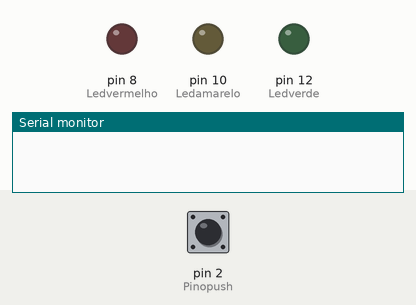
This sketch was run on a simulated Arduino Uno, built with avr-gcc and run on an emulated ATmega328P. Parts: output pins drawn as LEDs (lit = HIGH), the last lines printed to the serial monitor. The test bench sets the inputs (shaded band); at power-on: pin 2 (Pinopush) LOW.

Above: at 1.2 s.
1.3 s: pin 2 (Pinopush) pulled HIGH for 0.15 s
At 3.0 s:
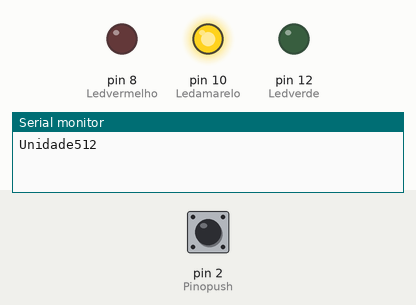
Timing chart, 0 to 4.5 s (numbered marks = the images above; inputs shaded):
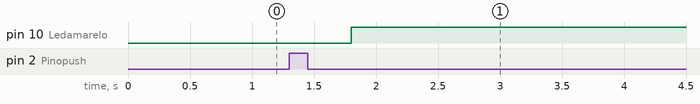

Measured:
- after the input at 1.3 s, pin 10 (Ledamarelo): LOW → HIGH after 0.50 s

The sketch:

umidade-do-solo.ino
```cpp
int Ledverde=12;
int Ledamarelo=10;
int Ledvermelho=8;
int Pinopush=2;


void setup() {
  pinMode(Ledverde,OUTPUT);
  pinMode(Ledamarelo,OUTPUT);
  pinMode(Ledvermelho,OUTPUT);
  pinMode(Pinopush,INPUT);
  Serial.begin(9600);
}

void leitura(){
  int Unidade=analogRead(A0);
  Serial.println("Unidade"+String(Unidade));
  delay(500);

 if (Unidade < 350) {
    digitalWrite(Ledverde, HIGH);
    digitalWrite(Ledvermelho, LOW);
    digitalWrite(Ledamarelo, LOW);

  } else if (Unidade < 700) {
    digitalWrite(Ledamarelo, HIGH);
    digitalWrite(Ledvermelho, LOW);
    digitalWrite(Ledverde, LOW);

  } else if (Unidade >= 700) {
    digitalWrite(Ledvermelho, HIGH);
    digitalWrite(Ledamarelo, LOW);
    digitalWrite(Ledverde, LOW);

  }
}
void loop() {
  if (digitalRead(Pinopush)==HIGH){
    leitura();
  }

}
```
